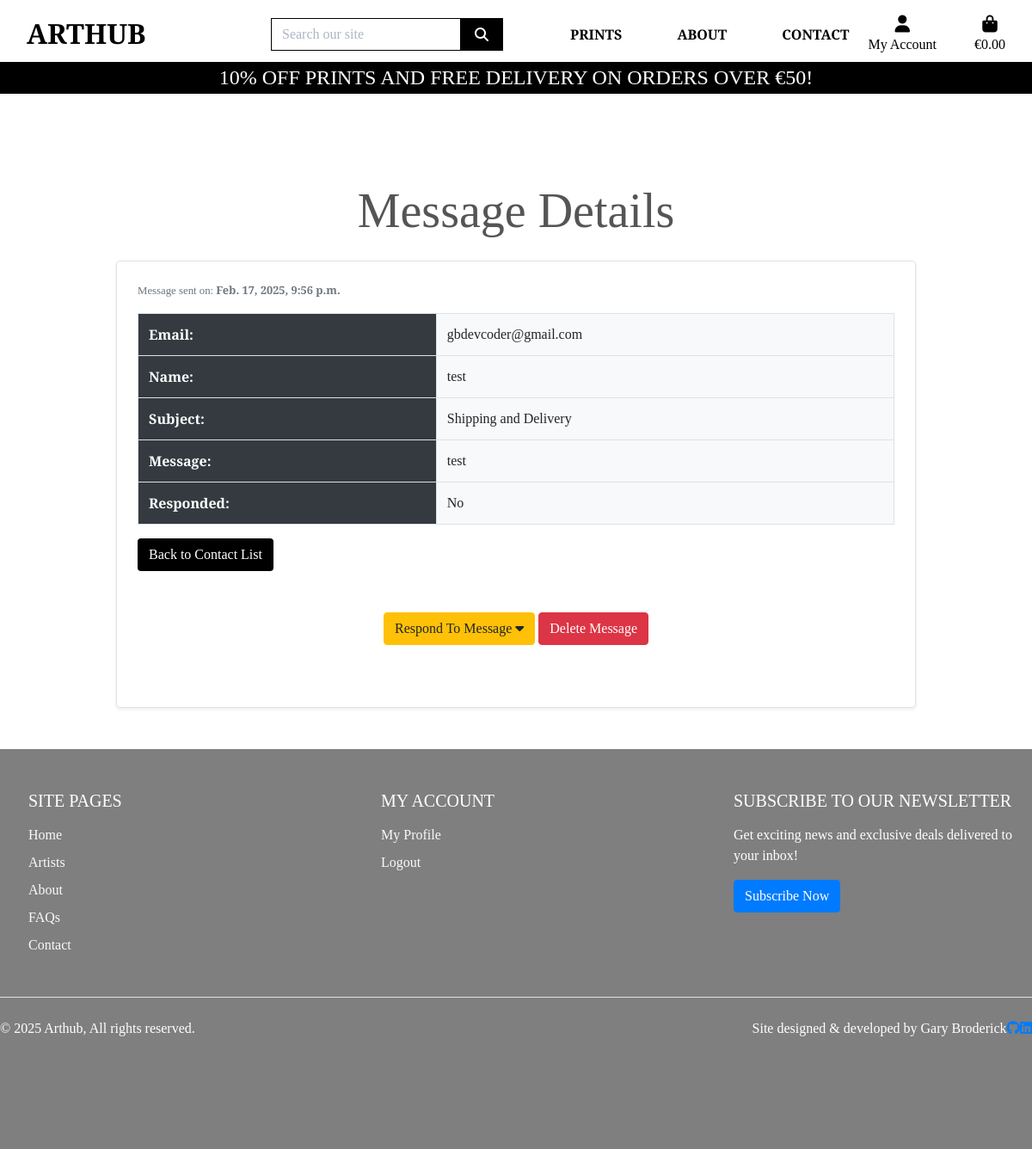
The app's page /contact/11/update (signed in) with its own data.
### contact/models.py (models this page shows, shortened)
class Contact(models.Model):
    class Meta:
        verbose_name_plural = 'Contact Requests'
    SUBJECTS = (
        ('Order Inquiry', 'Order Inquiry'),
        ('Custom Art Requests', 'Custom Art Requests'),
        ('Product Availability', 'Product Availability'),
        ('Print Quality', 'Print Quality'),
        ('Returns and Exchanges', "Returns and Exchanges"),
        ('Shipping and Delivery', "Shipping and Delivery"),
        ('Collaboration and Partnerships', "Collaboration and Partnerships"),
        ('Discounts', "Discounts"),
        ('Shipping and Delivery', "Shipping and Delivery"),
        ('Copyright and Usage Rights', "Copyright and Usage Rights"),
        ('General Feedback', "General Feedback"),
    )
    name = models.CharField(max_length=254)
    email = models.EmailField()
    subject = models.CharField(choices=SUBJECTS, max_length=254,)
    message = models.TextField(max_length=1024)
    date_created = models.DateTimeField(default=timezone.now)
    responded = models.BooleanField(default=False)

### contact/views.py (the view, shortened to what this page needs)
class ContactUpdateView(LoginRequiredMixin, UserPassesTestMixin, UpdateView):
    model = Contact
    fields = ["responded"]
    template_name_suffix = "_update_form"
    def test_func(self):
        if self.request.user.is_staff:
            return True
        return False

### contact/templates/contact/contact_update_form.html (shortened to what this page needs)
{% extends "base.html" %}
{% load static %}
{% load crispy_forms_tags %}
{% block page_header %}
<div class="container header-container">
</div>
{% endblock %}
{% block content %}
    <div class="overlay"></div>
    <div class="container mt-5">
        <div id="message-detail-container-outer">
            <h1 class="text-center display-4 mb-4">Message Details</h1>
            <div id="message-detail-container" class="border p-4 rounded shadow-sm">
                <small class="text-muted d-block mb-3">Message sent on: <strong>{{ object.date_created }}</strong></small>
                <table class="table table-bordered">
                    <tbody>
                        <tr>
                            <th scope="row" class="detail-table-header">Email:</th>
                            <td class="bg-light">{{ object.email }}</td>
                        </tr>
                        <tr>
                            <th scope="row" class="detail-table-header">Name:</th>
                            <td class="bg-light">{{ object.name }}</td>
                        </tr>
                        <tr>
                            <th scope="row" class="detail-table-header">Subject:</th>
                            <td class="bg-light">{{ object.subject }}</td>
                        </tr>
                        <tr>
                            <th scope="row" class="detail-table-header">Message:</th>
                            <td  class="bg-light"id="contact-message">{{ object.message }}</td>
                        </tr>
                        <tr>
                            <th scope="row" class="detail-table-header">Responded:</th>
                            <td class="bg-light">
                                {% if object.responded %}
                                    Yes
                                {% else %}
                                    No
                                {% endif %}
                            </td>
                        </tr>
                    </tbody>
                </table>
                <a href="{% url 'contact-list' %}" class="btn btn-black">Back to Contact List</a>
                <div class="text-center my-5" id="message-detail-button-container">
                    {% if object.responded %}
                    {% else %}
                        <button class="btn btn-warning" onclick="responseForm()">Respond To Message <i class="fa-solid fa-caret-down"></i></button>
                    {% endif %}
                    <a class="btn btn-danger" href="{%  url 'contact-delete' object.id %}">Delete Message</a>
                </div>
            </div>
        </div>
    </div>
{% endblock %}

### static/css/base.css (style rules this page uses)
html { height: 100%; }
body { background: url('/media/homepage_background_cropped.webp') no-repeat center center fixed; background-size: cover; height: calc(100vh - 164px); color: #555; font-family: 'Playfair Display', serif; }
.btn-black { background: black; color: white; }
.overlay { height: 100%; width: 100%; top: 0; left: 0; position: fixed; background: white; z-index: -1; }
.detail-table-header { color: #fff; background-color: #343a40; border-color: #454d55; }
@media (min-width: 1200px) { body { background: url('/media/homepage_background_cropped.webp') no-repeat center center fixed; background-size: cover; height: calc(100vh - 164px); color: #555; font-family: 'Playfair Display', serif; } }
@media (min-width: 1200px) { .container { max-width: 80%; } }
@media (min-width: 992px) { body { background: url('/media/homepage_background_cropped.webp') no-repeat center center fixed; background-size: cover; height: calc(100vh - 164px); color: #555; font-family: 'Playfair Display', serif; } }
@media (min-width: 992px) { .header-container { padding-top: 164px; } }

### records on screen
Contact: date_created "Feb. 17, 2025, 9:56 p.m.", email "gbdevcoder@gmail.com", name "test", subject "Shipping and Delivery", message "test"

### other values on screen
{{ free_delivery_threshold }} "50"
